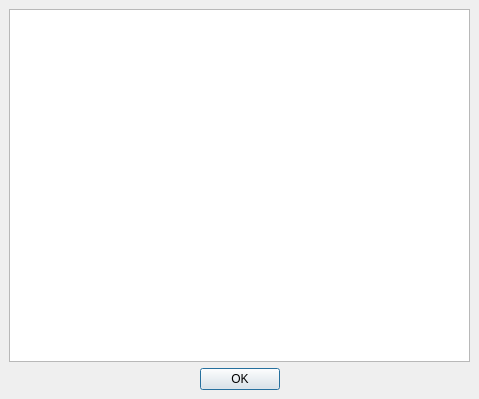
<?xml version="1.0" encoding="UTF-8"?>
<ui version="4.0">
 <class>AboutDlg</class>
 <widget class="QDialog" name="AboutDlg">
  <property name="windowTitle">
   <string>About</string>
  </property>
  <widget class="QWidget" name="verticalLayoutWidget">
   <property name="geometry">
    <rect>
     <x>9</x>
     <y>9</y>
     <width>461</width>
     <height>381</height>
    </rect>
   </property>
   <layout class="QVBoxLayout" name="verticalLayout">
    <item>
     <widget class="QTextEdit" name="aboutText">
      <property name="undoRedoEnabled">
       <bool>false</bool>
      </property>
      <property name="readOnly">
       <bool>true</bool>
      </property>
     </widget>
    </item>
    <item>
     <widget class="QDialogButtonBox" name="buttonBox">
      <property name="orientation">
       <enum>Qt::Horizontal</enum>
      </property>
      <property name="standardButtons">
       <set>QDialogButtonBox::Ok</set>
      </property>
      <property name="centerButtons">
       <bool>true</bool>
      </property>
     </widget>
    </item>
   </layout>
  </widget>
 </widget>
 <resources/>
 <connections>
  <connection>
   <sender>buttonBox</sender>
   <signal>accepted()</signal>
   <receiver>AboutDlg</receiver>
   <slot>accept()</slot>
   <hints>
    <hint type="sourcelabel">
     <x>248</x>
     <y>254</y>
    </hint>
    <hint type="destinationlabel">
     <x>157</x>
     <y>274</y>
    </hint>
   </hints>
  </connection>
  <connection>
   <sender>buttonBox</sender>
   <signal>rejected()</signal>
   <receiver>AboutDlg</receiver>
   <slot>reject()</slot>
   <hints>
    <hint type="sourcelabel">
     <x>316</x>
     <y>260</y>
    </hint>
    <hint type="destinationlabel">
     <x>286</x>
     <y>274</y>
    </hint>
   </hints>
  </connection>
 </connections>
</ui>
